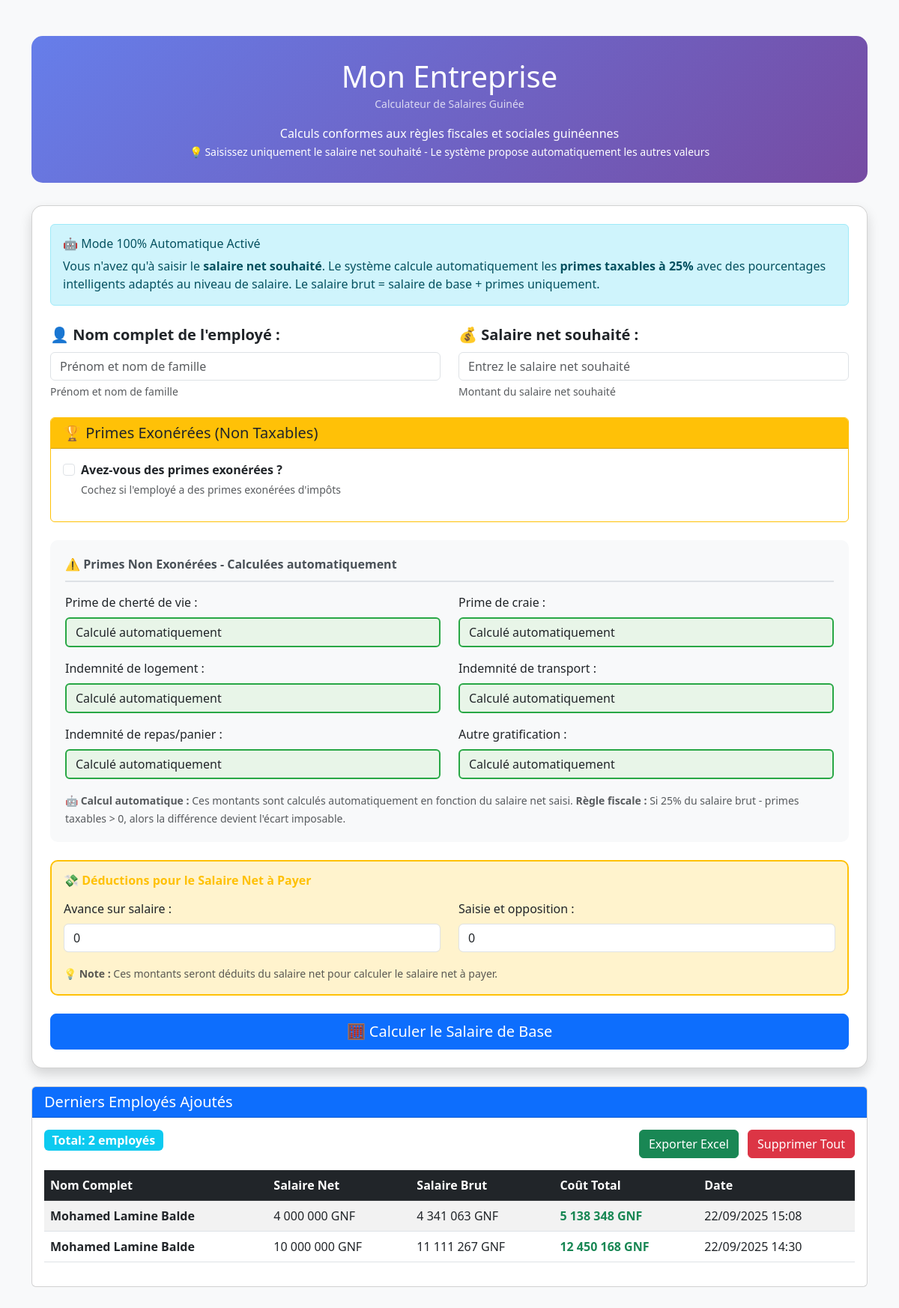
The app's page /salaire/ (signed in), older data.
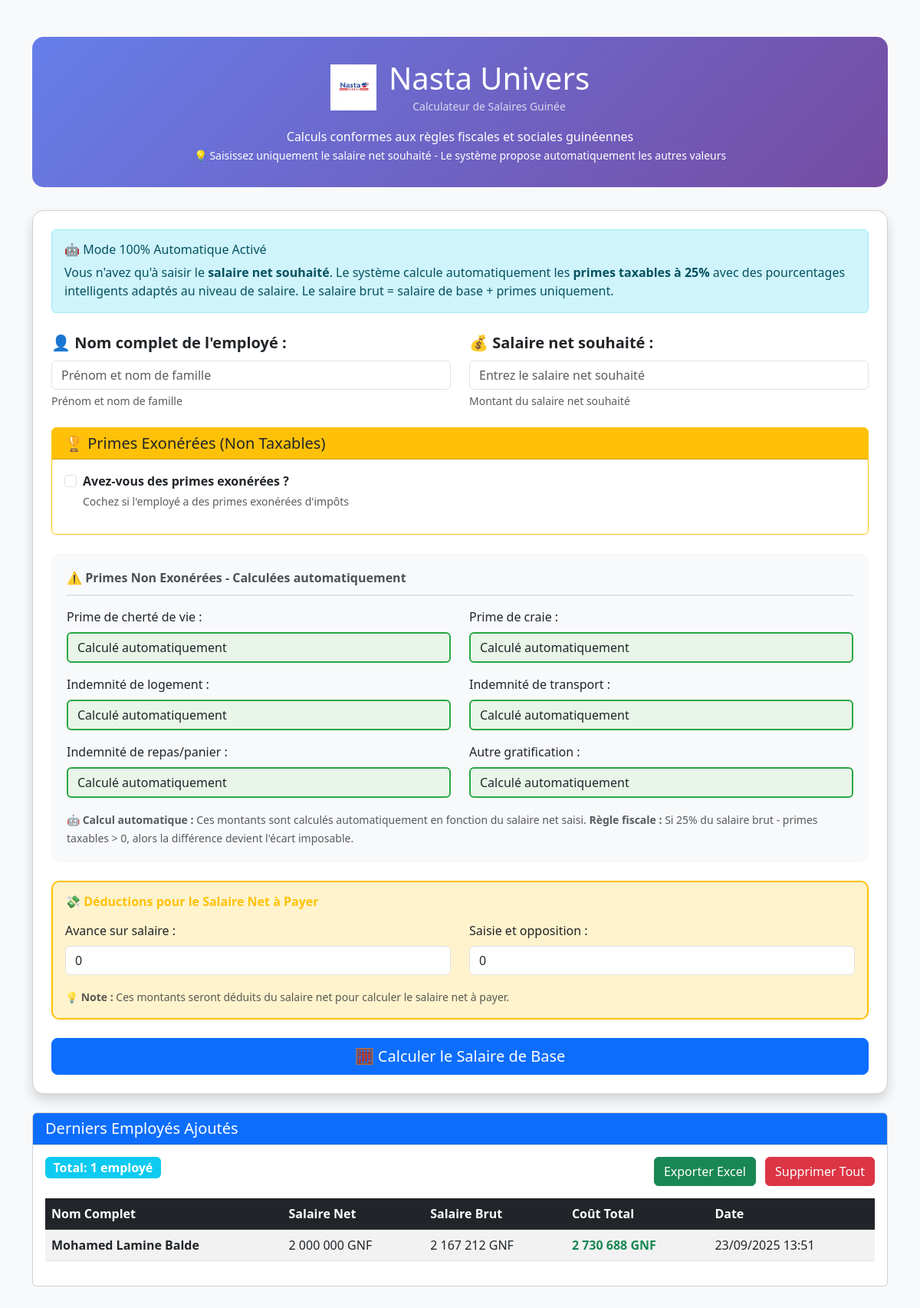
The same page, newer data.
### salary/models.py (models this page shows, shortened)
class Company(models.Model):
    name = models.CharField(max_length=200, verbose_name="Nom de l'entreprise", default="Mon Entreprise")
    logo = models.ImageField(
        upload_to=logo_upload_path,
        verbose_name="Logo de l'entreprise",
        help_text="Téléchargez le logo de votre entreprise (PNG, JPG, JPEG recommandés)",
        blank=True,
        null=True
    )
    address = models.TextField(verbose_name="Adresse", blank=True)
    phone = models.CharField(max_length=20, verbose_name="Téléphone", blank=True)
    email = models.EmailField(verbose_name="Email", blank=True)
    created_at = models.DateTimeField(auto_now_add=True, verbose_name="Date de création")
    updated_at = models.DateTimeField(auto_now=True, verbose_name="Dernière modification")
    class Meta:
        verbose_name = "Entreprise"
        verbose_name_plural = "Entreprises"
    def save(self, *args, **kwargs):
        if not self.pk and Company.objects.exists():
            return
        super().save(*args, **kwargs)
    @classmethod
    def get_company(cls):
        company, created = cls.objects.get_or_create(
            defaults={'name': 'Mon Entreprise'}
        )
        return company

class Employee(models.Model):
    nom_complet = models.CharField(max_length=200, verbose_name="Nom complet de l'employé")
    date_creation = models.DateTimeField(default=timezone.now, verbose_name="Date de création")
    salaire_net = models.DecimalField(max_digits=12, decimal_places=2, verbose_name="Salaire net souhaité")
    avance_salaire = models.DecimalField(max_digits=12, decimal_places=2, verbose_name="Avance sur salaire", default=0)
    saisie_opposition = models.DecimalField(max_digits=12, decimal_places=2, verbose_name="Saisie et opposition", default=0)
    salaire_net_a_payer = models.DecimalField(max_digits=12, decimal_places=2, verbose_name="Salaire net à payer", default=0)
    salaire_base = models.DecimalField(max_digits=12, decimal_places=2, verbose_name="Salaire de base calculé")
    salaire_brut = models.DecimalField(max_digits=12, decimal_places=2, verbose_name="Salaire brut calculé")
    salaire_imposable = models.DecimalField(max_digits=12, decimal_places=2, verbose_name="Salaire imposable calculé")
    cnss_employe = models.DecimalField(max_digits=12, decimal_places=2, verbose_name="CNSS employé (5%)")
    rts = models.DecimalField(max_digits=12, decimal_places=2, verbose_name="RTS (Retenue à la Source)")
    total_charges_employee = models.DecimalField(max_digits=12, decimal_places=2, verbose_name="Total charges employé")
    cnss_employeur = models.DecimalField(max_digits=12, decimal_places=2, verbose_name="CNSS employeur (18%)")
    versement_forfaitaire = models.DecimalField(max_digits=12, decimal_places=2, verbose_name="Versement forfaitaire (6%)")
    taxe_apprentissage = models.DecimalField(max_digits=12, decimal_places=2, verbose_name="Taxe d'apprentissage (2%)")
    total_cnss_patronal = models.DecimalField(max_digits=12, decimal_places=2, verbose_name="Total CNSS patronal")
    prime_cherte_vie = models.DecimalField(max_digits=12, decimal_places=2, verbose_name="Prime de cherté de vie", default=0)
    prime_craie = models.DecimalField(max_digits=12, decimal_places=2, verbose_name="Prime de craie", default=0)
    indemnite_logement = models.DecimalField(max_digits=12, decimal_places=2, verbose_name="Indemnité de logement", default=0)
    indemnite_transport = models.DecimalField(max_digits=12, decimal_places=2, verbose_name="Indemnité de transport", default=0)
    indemnite_repas = models.DecimalField(max_digits=12, decimal_places=2, verbose_name="Indemnité de repas", default=0)
    autre_gratification = models.DecimalField(max_digits=12, decimal_places=2, verbose_name="Autre gratification", default=0)
    primes_taxables = models.DecimalField(max_digits=12, decimal_places=2, verbose_name="Primes taxables")
    prime_retraite = models.DecimalField(max_digits=12, decimal_places=2, verbose_name="Prime de retraite", default=0)
    prime_interim = models.DecimalField(max_digits=12, decimal_places=2, verbose_name="Prime d'intérim", default=0)
    prime_anciennete = models.DecimalField(max_digits=12, decimal_places=2, verbose_name="Prime d'ancienneté", default=0)
    primes_exonerees = models.DecimalField(max_digits=12, decimal_places=2, verbose_name="Total primes exonérées", default=0)
    ecart_imposable = models.DecimalField(max_digits=12, decimal_places=2, verbose_name="Écart imposable")
    class Meta:
        verbose_name = "Employé"
        verbose_name_plural = "Employés"
        ordering = ['-date_creation']
    def get_total_cout_employeur(self):
        return self.salaire_brut + self.total_cnss_patronal

### salary/views.py (the view)
# urls.py: path('', net_to_gross_view, name='index'),
@login_required
def net_to_gross_view(request):
    result = None
    primes_auto = None
    employees = Employee.objects.all()[:10]  # Derniers 10 employés pour affichage
    if request.method == "POST":
        form = NetToGrossForm(request.POST)
        if form.is_valid():
            nom_complet = form.cleaned_data['nom_complet']
            net_salary = form.cleaned_data['net_salary']
            has_exempt_primes = form.cleaned_data.get('has_exempt_primes', False)
            prime_retraite = form.cleaned_data.get('prime_retraite', False)
            prime_interim = form.cleaned_data.get('prime_interim', False)
            prime_anciennete = form.cleaned_data.get('prime_anciennete', False)
            primes_auto = calculate_primes_automatiques(net_salary)
            primes_taxables = (
                primes_auto['prime_cherte_vie'] +
                primes_auto['prime_craie'] +
                primes_auto['indemnite_logement'] +
                primes_auto['indemnite_transport'] +
                primes_auto['indemnite_repas'] +
                primes_auto['autre_gratification']
            )
            primes_exonerees = 0
            exempt_primes_amounts = {}
            if has_exempt_primes:
                selected_primes = []
                if prime_retraite:
                    selected_primes.append('retraite')
                if prime_interim:
                    selected_primes.append('interim')
                if prime_anciennete:
                    selected_primes.append('anciennete')
                exempt_primes_amounts = calculate_exempt_primes_amounts(net_salary, selected_primes)
                primes_exonerees = sum(exempt_primes_amounts.values())
            result = calculate_basic_from_net(
                net_salary,
                0,  # Pas d'avantages généraux
                0,  # Pas de déductions
                primes_taxables,
                primes_exonerees
            )
            try:
                with transaction.atomic():
                    employee = Employee.objects.create(
                        nom_complet=nom_complet,
                        salaire_net=net_salary,
                        salaire_base=result['basic'],
                        salaire_brut=result['gross'],
                        salaire_imposable=result['imposable'],
                        cnss_employe=result['cnss'],
                        rts=result['rts'],
                        total_charges_employee=result['total_charges_employee'],
                        cnss_employeur=result['cnss_employer'],
                        versement_forfaitaire=result['versement_forfaitaire'],
                        taxe_apprentissage=result['taxe_apprentissage'],
                        total_cnss_patronal=result['total_cnss_patronal'],
                        prime_cherte_vie=primes_auto['prime_cherte_vie'],
                        prime_craie=primes_auto['prime_craie'],
                        indemnite_logement=primes_auto['indemnite_logement'],
                        indemnite_transport=primes_auto['indemnite_transport'],
                        indemnite_repas=primes_auto['indemnite_repas'],
                        autre_gratification=primes_auto['autre_gratification'],
                        primes_taxables=primes_taxables,
                        prime_retraite=exempt_primes_amounts.get('prime_retraite', 0),
                        prime_interim=exempt_primes_amounts.get('prime_interim', 0),
                        prime_anciennete=exempt_primes_amounts.get('prime_anciennete', 0),
                        primes_exonerees=primes_exonerees,
                        ecart_imposable=result['ecart_imposable'],
                        avance_salaire=form.cleaned_data.get('avance_salaire', 0),
                        saisie_opposition=form.cleaned_data.get('saisie_opposition', 0),
                        salaire_net_a_payer=form.cleaned_data.get('salaire_net_a_payer', 0)
                    )
                    messages.success(request, f"✅ Employé '{nom_complet}' ajouté avec succès !")
                    employees = Employee.objects.all()[:10]
            except Exception as e:
                messages.error(request, f"❌ Erreur lors de l'ajout : {str(e)}")
    else:
        form = NetToGrossForm()
    context = {
        "form": form,
        "result": result,
        "primes_auto": primes_auto,
        "exempt_primes_amounts": exempt_primes_amounts if 'exempt_primes_amounts' in locals() else {},
        "employees": employees
    }
    if result and hasattr(form, 'cleaned_data') and form.cleaned_data:
        context.update({
            "avance_salaire": form.cleaned_data.get('avance_salaire', 0),
            "saisie_opposition": form.cleaned_data.get('saisie_opposition', 0),
            "salaire_net_a_payer": form.cleaned_data.get('salaire_net_a_payer', 0)
        })
    else:
        context.update({
            "avance_salaire": 0,
            "saisie_opposition": 0,
            "salaire_net_a_payer": 0
        })
    return render(request, "salary/index.html", context)

### salary/context_processors.py (called while the page is built)
def company_info(request):
    try:
        company = Company.get_company()
        return {
            'company': company,
            'company_logo': company.logo.url if company.logo else None,
            'company_name': company.name,
        }
    except Exception:
        return {
            'company': None,
            'company_logo': None,
            'company_name': 'Mon Entreprise',
        }

### salary/templatetags/format_filters.py (called while the page is built)
@register.filter
def format_number(value):
    if value is None:
        return "0"
    try:
        num = int(float(value))
        return f"{num:,}".replace(",", " ")
    except (ValueError, TypeError):
        return str(value)

@register.filter
def format_currency(value):
    formatted = format_number(value)
    return f"{formatted} GNF"

### salary/templates/salary/index.html (shortened to what the changed rows need)
{% load static %}
{% load format_filters %}
<!DOCTYPE html>
<html>
<head>
    <link href="https://cdn.jsdelivr.net/npm/bootstrap@5.3.0/dist/css/bootstrap.min.css" rel="stylesheet">
</head>
<body class="bg-light">
<div class="container py-5">
           <div class="header-gradient text-center">
               <div class="d-flex justify-content-center align-items-center mb-3">
                   {% if company_logo %}
                       <img src="{{ company_logo }}" alt="{{ company_name }}" class="me-3" style="max-height: 60px; max-width: 200px; object-fit: contain;">
                   {% endif %}
                   <div>
                       <h1 class="mb-0">{{ company_name }}</h1>
                       <small class="opacity-75">Calculateur de Salaires Guinée</small>
                   </div>
               </div>
           </div>
    {% if employees %}
    <div class="card mt-4">
        <div class="card-header bg-primary text-white">
            <h5 class="mb-0"> Derniers Employés Ajoutés</h5>
        </div>
        <div class="card-body">
                   <div class="row mb-3">
                       <div class="col-md-6">
                           <span class="badge bg-info fs-6">Total: {{ employees|length }} employé{{ employees|length|pluralize }}</span>
                       </div>
                       <div class="col-md-6 text-end">
                           <a href="{% url 'export_excel' %}" class="btn btn-success me-2">
                                Exporter Excel
                           </a>
                           {% if employees %}
                           <button type="button" class="btn btn-danger" data-bs-toggle="modal" data-bs-target="#deleteModal">
                                Supprimer Tout
                           </button>
                           {% endif %}
                       </div>
                   </div>
            <div class="table-responsive">
                <table class="table table-striped table-hover">
                    <thead class="table-dark">
                        <tr>
                            <th>Nom Complet</th>
                            <th>Salaire Net</th>
                            <th>Salaire Brut</th>
                            <th>Coût Total</th>
                            <th>Date</th>
                        </tr>
                    </thead>
                    <tbody>
                        {% for employee in employees %}
                        <tr>
                            <td><strong>{{ employee.nom_complet }}</strong></td>
                            <td>{{ employee.salaire_net|format_currency }}</td>
                            <td>{{ employee.salaire_brut|format_currency }}</td>
                            <td class="text-success"><strong>{{ employee.get_total_cout_employeur|format_currency }}</strong></td>
                            <td>{{ employee.date_creation|date:"d/m/Y H:i" }}</td>
                        </tr>
                        {% endfor %}
                    </tbody>
                </table>
            </div>
        </div>
    </div>
    {% endif %}
</div>
</body>
</html>

Row changes from the older to the newer data that the page shows:
removed Employee: nom_complet "Mohamed Lamine Balde", salaire_net "4 000 000 GNF", salaire_brut "4 341 063 GNF", get_total_cout_employeur "5 138 348 GNF", date_creation "22/09/2025 15:08"
removed Employee: nom_complet "Mohamed Lamine Balde", salaire_net "10 000 000 GNF", salaire_brut "11 111 267 GNF", get_total_cout_employeur "12 450 168 GNF", date_creation "22/09/2025 14:30"
computed for Company: name "Mon Entreprise" → "Nasta Univers"
added Employee: nom_complet "Mohamed Lamine Balde", salaire_net "2 000 000 GNF", salaire_brut "2 167 212 GNF", get_total_cout_employeur "2 730 688 GNF", date_creation "23/09/2025 13:51"
Text that changed along with them:
{{ employees|length }}: "2" → "1"
